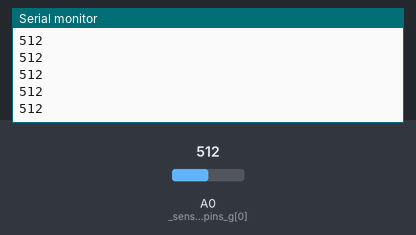
Recording of a sketch running on a simulated Arduino Uno, built with avr-gcc and run on an emulated ATmega328P. Shown: the last lines printed to the serial monitor. The test bench sets the inputs (shaded band); at power-on: A0 (_sensor_pins_g[0]) = 512.

Above: at 1.2 s.
1.3 s: A0 (_sensor_pins_g[0]) set to 716
At 2.1 s:
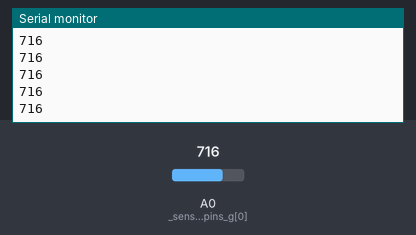
2.8 s: A0 (_sensor_pins_g[0]) set to 900
At 3.5 s:
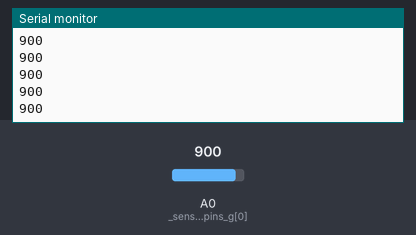
Timing chart, 0 to 5.8 s (numbered marks = the images above; inputs shaded):
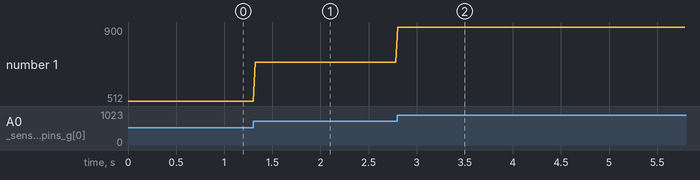

Measured:
- after the input at 1.3 s, the serial monitor: prints a new line at once (image 1)
- after the input at 2.8 s, the serial monitor: prints a new line at once (image 2)
- plotted number 1: 512 → 716 after the input at 1.3 s, 716 → 900 after the input at 2.8 s

The sketch:

analogread.ino
```cpp
// (licence header left out)
#define _sensor_num_g 1
const int _sensor_pins_g[] = {A0};

void setup() {
	Serial.begin(115200);
	Serial.println("Started");
	for (int i = 0; i < _sensor_num_g; i++) {
		pinMode(_sensor_pins_g[i], INPUT);
	}
}

void loop() {
	for (int i = 0; i < _sensor_num_g; i++) {
		Serial.print(analogRead(_sensor_pins_g[i]));
		Serial.print(" ");
	}
	Serial.println("");
	delay(20);
}
```
